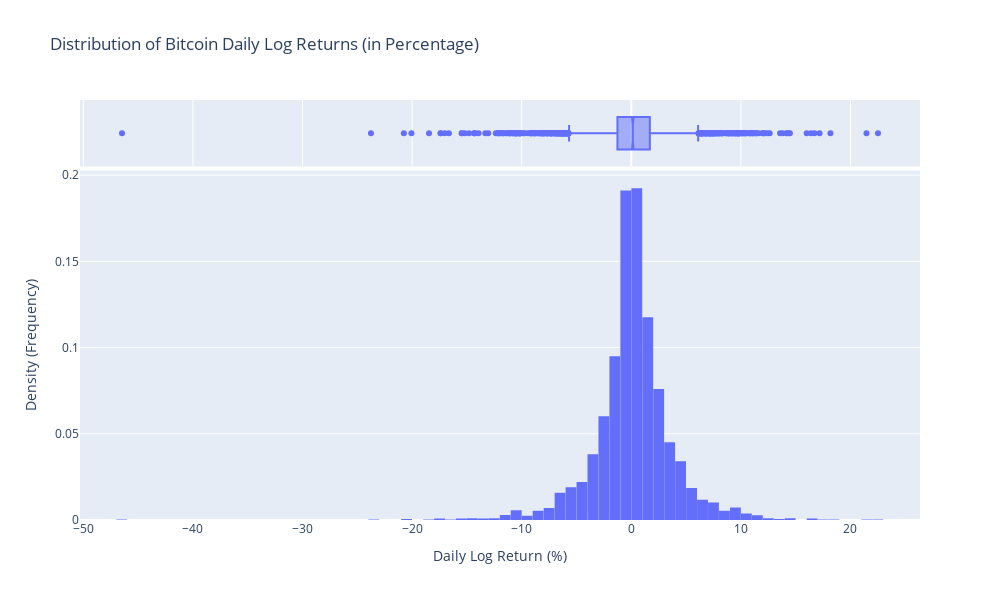

Source (notebook cell):
### Code cell
# सुनिश्चित करें कि आपके पास आवश्यक लाइब्रेरीज़ स्थापित हैं:
# pip install plotly pandas numpy

import pandas as pd
import plotly.express as px
import numpy as np

# --- 1. कॉन्फ़िगरेशन और डेटा लोडिंग ---
file_name = "BTC-USD From 2014 To Dec-2024.csv"

# त्रुटि समाधान: 'latin-1' एन्कोडिंग का उपयोग करें
try:
    df = pd.read_csv(file_name, encoding='latin-1')
except Exception:
    print("Warning: Could not read file with 'latin-1' encoding. Using default.")
    df = pd.read_csv(file_name)

# --- 2. Log Return की तैयारी और सफाई ---

# Log Return कॉलम को साफ़ करें और प्रतिशत में बदलें
df['Log Return'] = pd.to_numeric(df['Log Return'], errors='coerce')
df.replace([np.inf, -np.inf], np.nan, inplace=True)
# NaN वैल्यूज़ को हटाना हिस्टोग्राम के लिए महत्वपूर्ण है
df.dropna(subset=['Log Return'], inplace=True) 

# Log Return को प्रतिशत (%) में बदलें
df['Log Return (%)'] = df['Log Return'] * 100

# --- 3. हिस्टोग्राम प्लॉट बनाना ---

# Plotly Express का उपयोग करके हिस्टोग्राम और KDE (Kernel Density Estimate - घनत्व वक्र) बनाएं
fig = px.histogram(df, 
                   x='Log Return (%)',
                   nbins=80,  # बिन्स की संख्या (वितरण को और अधिक विस्तृत देखने के लिए)
                   marginal="box", # ऊपर एक बॉक्स प्लॉट जोड़ें
                   histnorm='probability density', # Y-axis पर घनत्व (Density) दिखाएं
                   title='Distribution of Bitcoin Daily Log Returns (in Percentage)')

# --- 4. लेआउट सेटिंग्स ---

fig.update_layout(
    xaxis_title="Daily Log Return (%)",
    yaxis_title="Density (Frequency)",
    hovermode="x unified",
    width=1000, # साइज़ 10 के अनुपात में
    height=600, # साइज़ 6 के अनुपात में
    bargap=0.01 # बार के बीच का छोटा गैप
)

# यदि आप चाहते हैं कि घनत्व वक्र (KDE) भी दिखे:
fig.update_traces(
    # KDE वक्र को जोड़ना (घनत्व को चिकना करने के लिए)
    selector=dict(type='histogram'), 
    # KDE को जोड़ने के लिए marginal="box" के बजाय marginal="kde" का उपयोग करें
    # या फिर केवल हिस्टोग्राम के लिए इस सेटिंग को हटा दें। 
)

# प्लॉट प्रदर्शित करना
fig.show()

### Figure 1 — Plotly figure (JSON) as saved in the notebook; plotly's stock layout.template omitted (floating-point values rounded to 4 significant figures; data arrays with more than 128 entries replaced by an {"elided": "..."} marker saying what was removed)
{"data": [{"bingroup": "x", "histnorm": "probability density", "hovertemplate": "Log Return (%)=%{x}<br>probability density=%{y}<extra></extra>", "legendgroup": "", "marker": {"color": "#636efa", "pattern": {"shape": ""}}, "name": "", "nbinsx": 80, "orientation": "v", "showlegend": false, "type": "histogram", "x": {"elided": "3726 float values"}, "xaxis": "x", "yaxis": "y"}, {"hovertemplate": "Log Return (%)=%{x}<extra></extra>", "legendgroup": "", "marker": {"color": "#636efa"}, "name": "", "notched": true, "showlegend": false, "type": "box", "x": {"elided": "3726 float values"}, "xaxis": "x2", "yaxis": "y2"}], "layout": {"bargap": 0.01, "barmode": "relative", "height": 600, "hovermode": "x unified", "legend": {"tracegroupgap": 0}, "title": {"text": "Distribution of Bitcoin Daily Log Returns (in Percentage)"}, "width": 1000, "xaxis": {"anchor": "y", "domain": [0, 1], "title": {"text": "Daily Log Return (%)"}}, "xaxis2": {"anchor": "y2", "domain": [0, 1], "matches": "x", "showgrid": true, "showticklabels": false}, "yaxis": {"anchor": "x", "domain": [0, 0.8316], "title": {"text": "Density (Frequency)"}}, "yaxis2": {"anchor": "x2", "domain": [0.8416, 1], "matches": "y2", "showgrid": false, "showline": false, "showticklabels": false, "ticks": ""}}}
